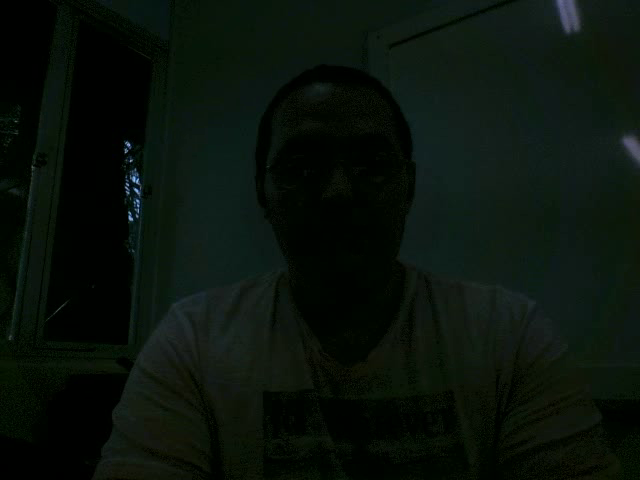
//> input picture frame 10 of MyVideo.avi, 640 x 480 px
$ ./camera   (built with g++ and OpenCV 4)
//> lines starting //> are read from the running program, lines starting //| are printed output that depends on the picture; after the words box and inside, x2 and y2 are one past the last pixel; in counts of white or black regions, pixels touching at a corner belong together
#include <iostream>
#include <opencv2/opencv.hpp>

using namespace cv;

int main(int argc, char** argv){
  VideoCapture cap;
  Vec3b val;

  cap.open("MyVideo.avi");

  if(!cap.isOpened()){
	printf("nao abriu");
	exit(0);
  }
  int width, height;

  width=cap.get(CV_CAP_PROP_FRAME_WIDTH);
  height=cap.get(CV_CAP_PROP_FRAME_HEIGHT);

  Size frameSize(width, height);

  VideoWriter out ("MyVideoOut.avi",
				   CV_FOURCC('P','I','M','1'),
				   20,
				   frameSize,
				   true);

  Mat image, imagegray;
  Mat imagecopia;

  namedWindow("image",1);

  val[0] = 0;   //B
  val[1] = 0;   //G
  val[2] = 255; //R

  char tecla;

  for(;;){
	bool ok = cap.read(image);
//> image is the input picture: 480 rows x 640 cols, CV_8UC3; mean B, G, R 11.1, 18.1, 9.2

	if(!ok){
	  break;
	}

	out << image;

	for(int i=200;i<210;i++){
	  for(int j=10;j<200;j++){
		image.at<Vec3b>(i,j)=val;
	  }
	}
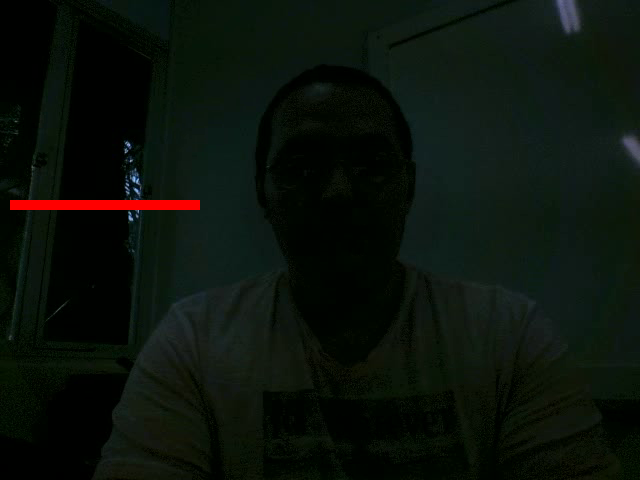
//> image: 480 rows x 640 cols, CV_8UC3; 0.62% of pixels changed, all inside (x1, y1, x2, y2) = (10, 200, 200, 210)
	cvtColor(image, imagegray, CV_BGR2GRAY);
	//	imagegray.copyTo(imagecopia);
	flip(imagegray, imagegray, 1);
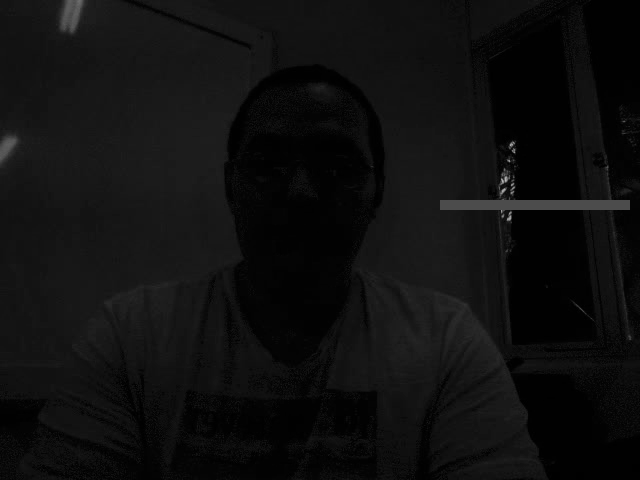
//> imagegray: 480 rows x 640 cols, CV_8UC1; min 0, max 184, mean 15
	imagecopia = imagegray.clone();
	imshow("image", imagecopia);
	tecla = (char) waitKey(30);
//> the Esc key is pressed
	if(tecla == ' ')
	  break;
  }
  return 0;
}

$ run again, starting later in the video
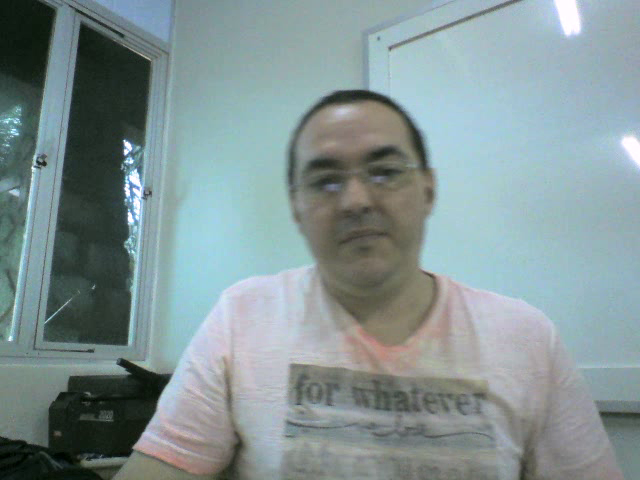
//> input picture frame 45 of MyVideo.avi, 640 x 480 px
//> image is the input picture: 480 rows x 640 cols, CV_8UC3; mean B, G, R 149.1, 147.9, 130.9
//> after the loop `for(int i=200;i<210;i++)`:
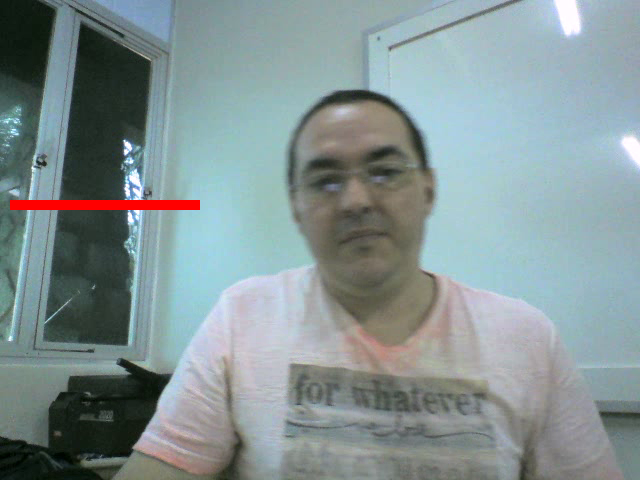
//> image: 480 rows x 640 cols, CV_8UC3; 0.62% of pixels changed, all inside (x1, y1, x2, y2) = (10, 200, 200, 210)
//> after the loop `for(;;)`:
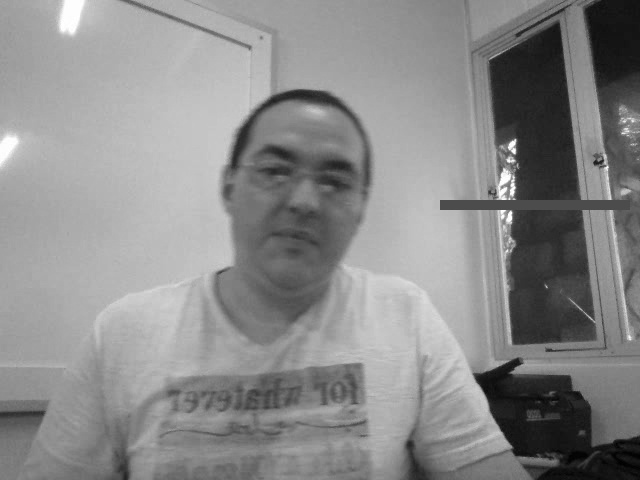
//> imagegray: 480 rows x 640 cols, CV_8UC1; min 0, max 255, mean 138.1

$ run again, starting later in the video
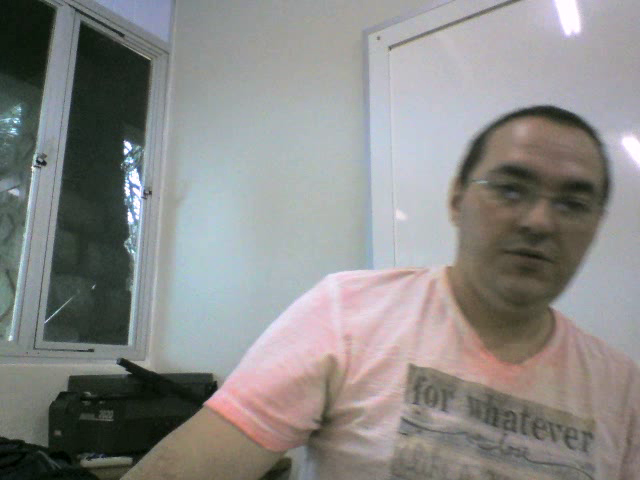
//> input picture frame 80 of MyVideo.avi, 640 x 480 px
//> image is the input picture: 480 rows x 640 cols, CV_8UC3; mean B, G, R 136, 138, 138.7
//> after the loop `for(int i=200;i<210;i++)`:
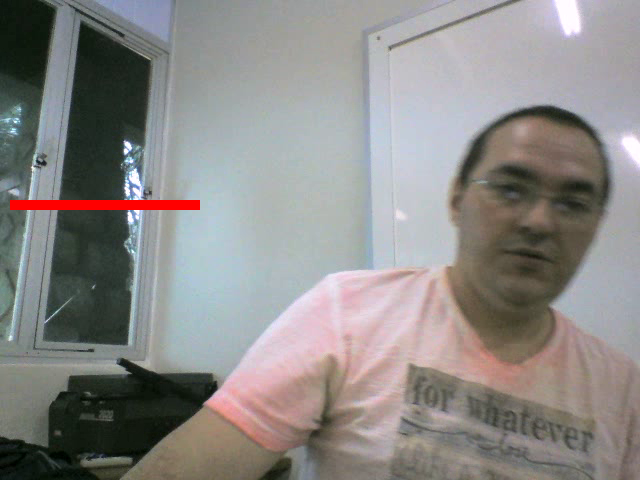
//> image: 480 rows x 640 cols, CV_8UC3; 0.62% of pixels changed, all inside (x1, y1, x2, y2) = (10, 200, 200, 210)
//> after the loop `for(;;)`:
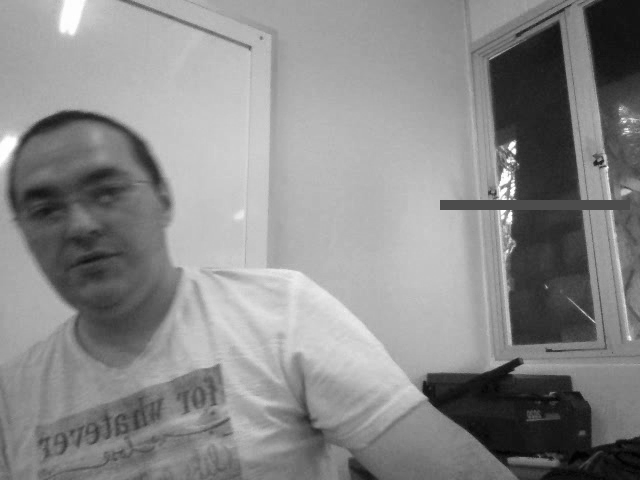
//> imagegray: 480 rows x 640 cols, CV_8UC1; min 0, max 255, mean 137.5
